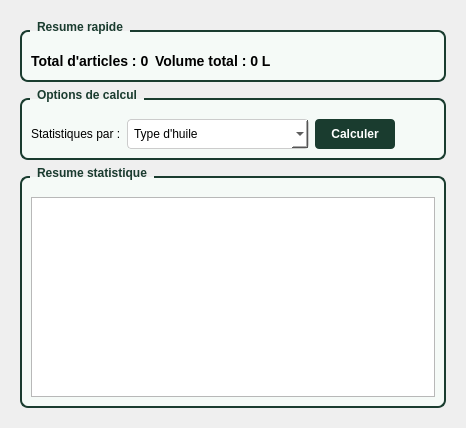
      <widget class="QWidget" name="tabStatistiques">
       <attribute name="title">
        <string>Statistiques</string>
       </attribute>
       <layout class="QVBoxLayout" name="verticalLayout_5">
        <property name="leftMargin">
         <number>20</number>
        </property>
        <property name="topMargin">
         <number>20</number>
        </property>
        <property name="rightMargin">
         <number>20</number>
        </property>
        <property name="bottomMargin">
         <number>20</number>
        </property>
        <item>
         <widget class="QGroupBox" name="groupResume">
          <property name="styleSheet">
           <string notr="true">QGroupBox {
    font-weight: bold;
    border: 2px solid #1A3C2F;
    border-radius: 8px;
    margin-top: 10px;
    padding-top: 10px;
    background-color: #F5FAF7;
}
QGroupBox::title {
    subcontrol-origin: margin;
    left: 10px;
    padding: 0 5px;
    color: #1A3C2F;
}</string>
          </property>
          <property name="title">
           <string>Resume rapide</string>
          </property>
          <layout class="QHBoxLayout" name="layoutResume">
           <item>
            <widget class="QLabel" name="labelTotalArticles">
             <property name="styleSheet">
              <string notr="true">font-size: 14px; font-weight: bold;</string>
             </property>
             <property name="text">
              <string>Total d'articles : 0</string>
             </property>
            </widget>
           </item>
           <item>
            <widget class="QLabel" name="labelValeurTotale">
             <property name="styleSheet">
              <string notr="true">font-size: 14px; font-weight: bold;</string>
             </property>
             <property name="text">
              <string>Volume total : 0 L</string>
             </property>
            </widget>
           </item>
           <item>
            <spacer name="horizontalSpacer_5">
             <property name="orientation">
              <enum>Qt::Orientation::Horizontal</enum>
             </property>
             <property name="sizeHint" stdset="0">
              <size>
               <width>40</width>
               <height>20</height>
              </size>
             </property>
            </spacer>
           </item>
          </layout>
         </widget>
        </item>
        <item>
         <widget class="QGroupBox" name="groupOptionsStats">
          <property name="styleSheet">
           <string notr="true">QGroupBox {
    font-weight: bold;
    border: 2px solid #1A3C2F;
    border-radius: 8px;
    margin-top: 10px;
    padding-top: 10px;
    background-color: #F5FAF7;
}
QGroupBox::title {
    subcontrol-origin: margin;
    left: 10px;
    padding: 0 5px;
    color: #1A3C2F;
}</string>
          </property>
          <property name="title">
           <string>Options de calcul</string>
          </property>
          <layout class="QHBoxLayout" name="layoutOptionsStats">
           <item>
            <widget class="QLabel" name="labelStatsPar">
             <property name="text">
              <string>Statistiques par :</string>
             </property>
            </widget>
           </item>
           <item>
            <widget class="QComboBox" name="comboStatsPar">
             <property name="styleSheet">
              <string notr="true">QComboBox {
    border: 1px solid #ccc;
    border-radius: 4px;
    padding: 6px;
    background: white;
    min-width: 150px;
}</string>
             </property>
             <item>
              <property name="text">
               <string>Type d'huile</string>
              </property>
             </item>
             <item>
              <property name="text">
               <string>Quantite</string>
              </property>
             </item>
             <item>
              <property name="text">
               <string>Etat</string>
              </property>
             </item>
             <item>
              <property name="text">
               <string>Jour</string>
              </property>
             </item>
             <item>
              <property name="text">
               <string>Mois</string>
              </property>
             </item>
            </widget>
           </item>
           <item>
            <widget class="QPushButton" name="btnCalculer">
             <property name="styleSheet">
              <string notr="true">QPushButton {
    background-color: #1A3C2F;
    color: white;
    border: none;
    padding: 8px 16px;
    border-radius: 4px;
    font-weight: bold;
}
QPushButton:hover {
    background-color: #234D3D;
}</string>
             </property>
             <property name="text">
              <string>Calculer</string>
             </property>
            </widget>
           </item>
           <item>
            <spacer name="horizontalSpacer_6">
             <property name="orientation">
              <enum>Qt::Orientation::Horizontal</enum>
             </property>
             <property name="sizeHint" stdset="0">
              <size>
               <width>40</width>
               <height>20</height>
              </size>
             </property>
            </spacer>
           </item>
          </layout>
         </widget>
        </item>
        <item>
         <widget class="QGroupBox" name="groupStats">
          <property name="styleSheet">
           <string notr="true">QGroupBox {
    font-weight: bold;
    border: 2px solid #1A3C2F;
    border-radius: 8px;
    margin-top: 10px;
    padding-top: 10px;
    background-color: #F5FAF7;
}
QGroupBox::title {
    subcontrol-origin: margin;
    left: 10px;
    padding: 0 5px;
    color: #1A3C2F;
}</string>
          </property>
          <property name="title">
           <string>Resume statistique</string>
          </property>
          <layout class="QVBoxLayout" name="layoutStats">
           <item>
            <widget class="QTextEdit" name="textResumeStats">
             <property name="minimumSize">
              <size>
               <width>0</width>
               <height>200</height>
              </size>
             </property>
             <property name="readOnly">
              <bool>true</bool>
             </property>
            </widget>
           </item>
          </layout>
         </widget>
        </item>
       </layout>
      </widget>
